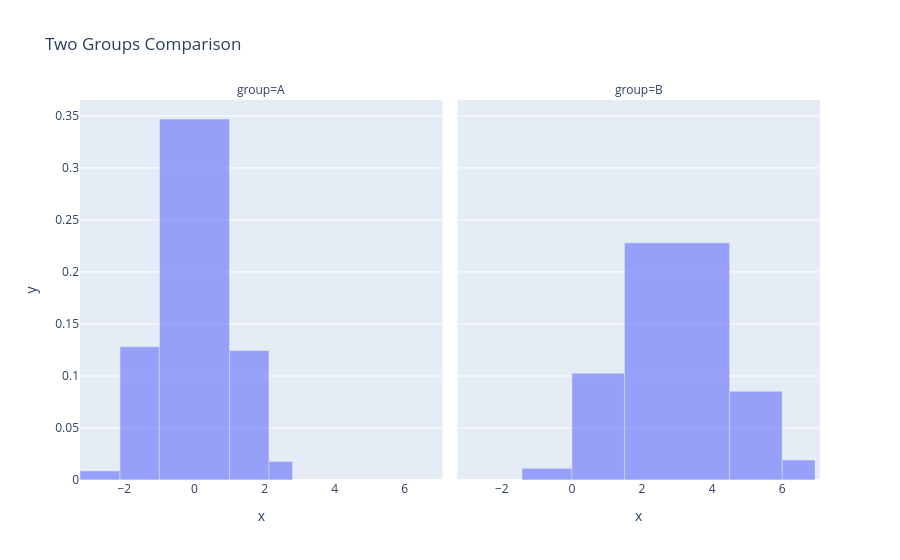

Notebook source saved alongside this figure:
### Code cell
# facet histogram
fig = histogram(
    df, x="value", facet_col="group", opacity=0.6, title="Two Groups Comparison"
)
fig.show()

### Figure 1 — Plotly figure (JSON) as saved in the notebook; plotly's stock layout.template omitted (floating-point values rounded to 4 significant figures)
{"data": [{"alignmentgroup": "True", "hovertemplate": "group=A<br>x=%{x}<br>y=%{y}<extra></extra>", "legendgroup": "", "marker": {"color": "#636efa", "opacity": 0.6, "pattern": {"shape": ""}}, "name": "", "offsetgroup": "", "orientation": "v", "showlegend": false, "type": "bar", "width": [1.141, 1.125, 2, 1.125, 0.6719], "x": [-2.695, -1.562, 0.0, 1.562, 2.461], "xaxis": "x", "y": [0.008767, 0.128, 0.347, 0.1244, 0.01786], "yaxis": "y"}, {"alignmentgroup": "True", "hovertemplate": "group=B<br>x=%{x}<br>y=%{y}<extra></extra>", "legendgroup": "", "marker": {"color": "#636efa", "opacity": 0.6, "pattern": {"shape": ""}}, "name": "", "offsetgroup": "", "orientation": "v", "showlegend": false, "type": "bar", "width": [1.422, 1.5, 3, 1.5, 0.9375], "x": [-0.7109, 0.75, 3.0, 5.25, 6.469], "xaxis": "x2", "y": [0.01125, 0.1027, 0.228, 0.08533, 0.0192], "yaxis": "y2"}], "layout": {"annotations": [{"font": {}, "showarrow": false, "text": "group=A", "x": 0.245, "xanchor": "center", "xref": "paper", "y": 1, "yanchor": "bottom", "yref": "paper"}, {"font": {}, "showarrow": false, "text": "group=B", "x": 0.755, "xanchor": "center", "xref": "paper", "y": 1, "yanchor": "bottom", "yref": "paper"}], "legend": {"tracegroupgap": 0}, "title": {"text": "Two Groups Comparison"}, "xaxis": {"anchor": "y", "domain": [0, 0.49], "title": {"text": "x"}}, "xaxis2": {"anchor": "y2", "domain": [0.51, 1], "matches": "x", "title": {"text": "x"}}, "yaxis": {"anchor": "x", "domain": [0, 1], "title": {"text": "y"}}, "yaxis2": {"anchor": "x2", "domain": [0, 1], "matches": "y", "showticklabels": false}}}
